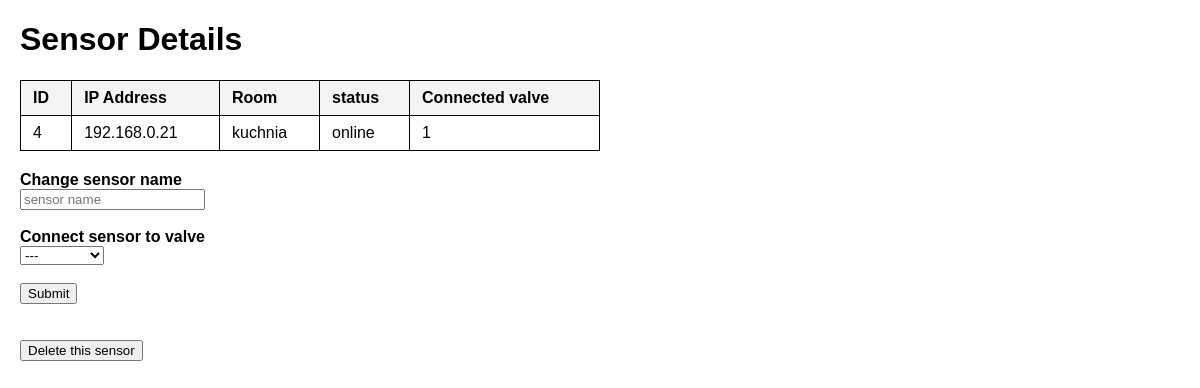
Screenshot of /sensor/4 with the database file from the repository.
### tables this page shows
CREATE TABLE sensors(id integer primary key autoincrement,
ip varchar(15), room varchar(30), isOn boolean);

### panel.py (the view, shortened to what this page needs)
@app.route("/sensor/<int:id>",methods=["GET","POST"])
def sensor(id):
    valves = db.getValves()
    connections = {v["s_id"]:v["v_id"] for v in valves}
    sensor = [row for row in db.getSensors() if row["id"]==id]
    return render_template("sensor.html",sensor=sensor,valves=valves,connections=connections)

### dbManager.py (called while the page is built)
    def getSensors(self):
        self.cursor.execute("SELECT * FROM sensors")
        return self.cursor.fetchall()

    def getValves(self):
        self.cursor.execute("SELECT * FROM valves")
        return self.cursor.fetchall()

### templates/sensor.html (shortened to what this page needs)
<!DOCTYPE html>
<html lang="en">
<head>
</head>
<body>
    <h1>Sensor Details</h1>
    {% if sensor %}
    <table>
        <thead>
            <tr>
                <th>ID</th>
                <th>IP Address</th>
                <th>Room</th>
                <th>status</th>
                <th>Connected valve</th>
            </tr>
        </thead>
        <tbody>
            {% for id, ip, room, on in sensor %}
            <tr>
                <td>{{ id }}</td>
                <td>{{ ip }}</td>
                <td>{{ room }}</td>
                <td>{{ "online" if on else "offline" }}</td>
                <td>{{ connections[id] if connections[id] else "Not connected"}}</td>
            </tr>
            {% endfor %}
        </tbody>
    </table>
    {% else %}
    <p>No sensor data available.</p>
    {% endif %}
    <div>
        <form method="post" name="roomForm">
            <div>
                <strong>Change sensor name</strong>
                <div>
                    <input type="text" name="sensor_name" placeholder="sensor name">
                </div>
            </div>
            <br>
            <div>
                <strong>Connect sensor to valve</strong>
                <div>
                    <select name="valveSelect">
                        <option value="---">---</option>
                    </select>
                </div>
            </div>
            <br>
            <div>
                <button type="submit">Submit</button>
            </div>
        </form>
        <br><br>
        <div>
            <button onclick="event.preventDefault();
                fetch('/delete/{{ sensor[0][0] | tojson }}')
                  .then(response => {
                    if (!response.ok) {
                      throw new Error('Network response was not ok ' + response.statusText);
                    }
                    alert('Sensor deleted successfully');
                    window.location.href = '/sensors';
                  })
                  .catch(error => {
                    alert('Error deleting sensor: ' + error.message);
                  })">
                Delete this sensor
            </button>
        </div>
    </div>
</body>
</html>

### templates/sensor.html (style rules this page uses)
body { font-family: Arial, sans-serif; margin: 20px; }
table { width: 50%; border-collapse: collapse; margin: 20px 0; }
table, th, td { border: 1px solid black; }
th, td { padding: 8px 12px; text-align: left; }
th { background-color: #f4f4f4; }

### rows the page displays
sensors: id "4", ip "192.168.0.21", room "kuchnia", isOn "online", isOn "1"
